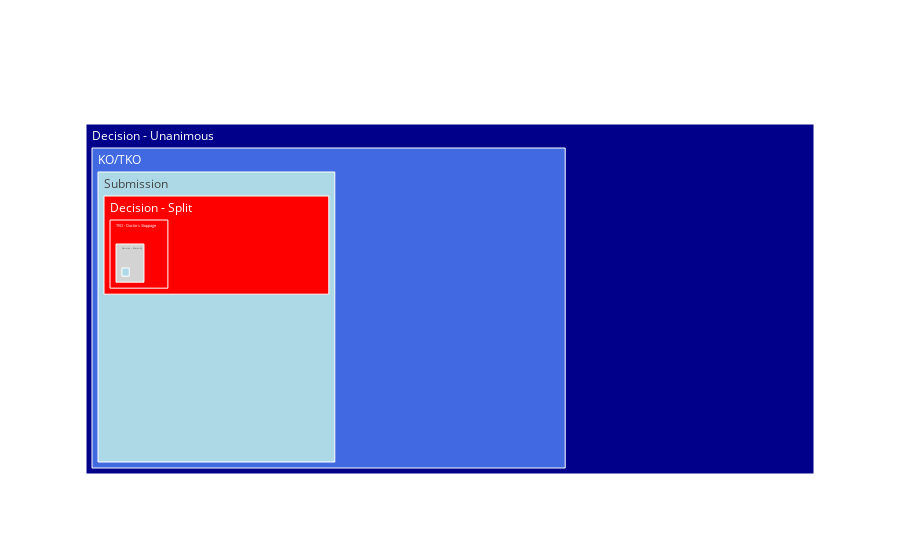

This figure's notebook cell:
### Code cell
values = wc
labels = w
parents=v

fig4 = go.Figure(go.Treemap(
    labels = labels,
    values = values,
    parents =parents ,
    marker_colors = ["darkblue", "royalblue", "lightblue", "red", "lightred", "lightgray", "lightblue"]))

fig4.show()

### Figure 1 — Plotly figure (JSON) as saved in the notebook; plotly's stock layout.template omitted (floating-point values rounded to 4 significant figures)
{"data": [{"labels": ["Decision - Unanimous", "KO/TKO", "Submission", "Decision - Split", "TKO - Doctors Stoppage", "Decision - Majority", "Overturned", "DQ", "Could Not Continue", "Other"], "marker": {"colors": ["darkblue", "royalblue", "lightblue", "red", "lightred", "lightgray", "lightblue"]}, "parents": [" ", "Decision - Unanimous", "KO/TKO", "Submission", "Decision - Split", "TKO - Doctors Stoppage", "Decision - Majority", "Overturned", "DQ", "Could Not Continue", "Other"], "type": "treemap", "values": [1737, 1647, 1083, 486, 70, 56, 35, 15, 13, 2]}], "layout": {}}
